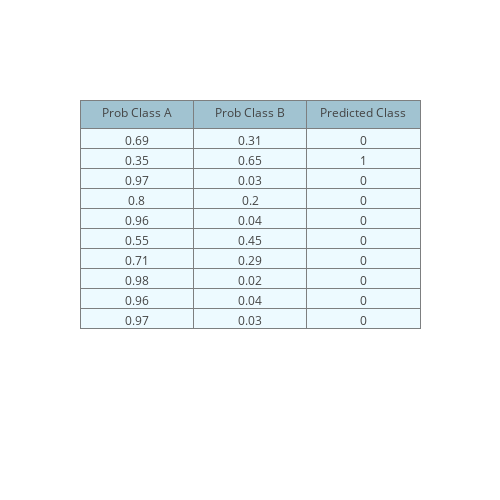
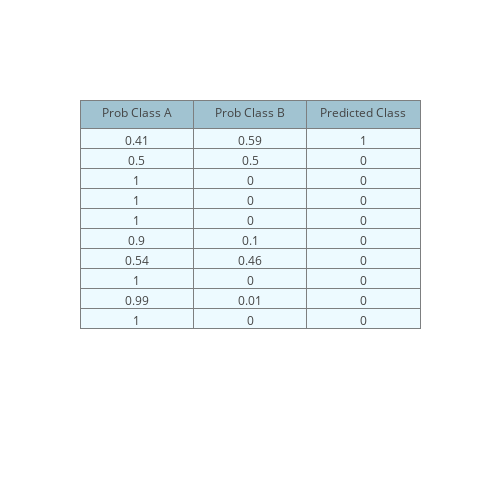

Here is the notebook cell these charts were saved with, in order:
### Code cell
#Display the predictions for each observation or case
[plot_table(np.round(y_pred.head(10),2), 500, 500) for y_pred in y_preds]

### Figure 1 — Plotly figure (JSON) as saved in the notebook; plotly's stock layout.template omitted (floating-point values rounded to 4 significant figures)
{"data": [{"cells": {"align": ["center", "center", "center", "center", "center"], "fill": {"color": "#EDFAFF"}, "line": {"color": "#7D7F80"}, "values": [[0.69, 0.35, 0.97, 0.8, 0.96, 0.55, 0.71, 0.98, 0.96, 0.97], [0.31, 0.65, 0.03, 0.2, 0.04, 0.45, 0.29, 0.02, 0.04, 0.03], [0, 1, 0, 0, 0, 0, 0, 0, 0, 0]]}, "header": {"align": ["center", "center", "center", "center", "center"], "fill": {"color": "#a1c3d1"}, "line": {"color": "#7D7F80"}, "values": ["Prob Class A", "Prob Class B", "Predicted Class"]}, "type": "table"}], "layout": {"height": 500, "width": 500}}

### Figure 2 — Plotly figure (JSON) as saved in the notebook; plotly's stock layout.template omitted (floating-point values rounded to 4 significant figures)
{"data": [{"cells": {"align": ["center", "center", "center", "center", "center"], "fill": {"color": "#EDFAFF"}, "line": {"color": "#7D7F80"}, "values": [[0.41, 0.5, 1, 1, 1, 0.9, 0.54, 1, 0.99, 1], [0.59, 0.5, 0, 0, 0, 0.1, 0.46, 0, 0.01, 0], [1, 0, 0, 0, 0, 0, 0, 0, 0, 0]]}, "header": {"align": ["center", "center", "center", "center", "center"], "fill": {"color": "#a1c3d1"}, "line": {"color": "#7D7F80"}, "values": ["Prob Class A", "Prob Class B", "Predicted Class"]}, "type": "table"}], "layout": {"height": 500, "width": 500}}
